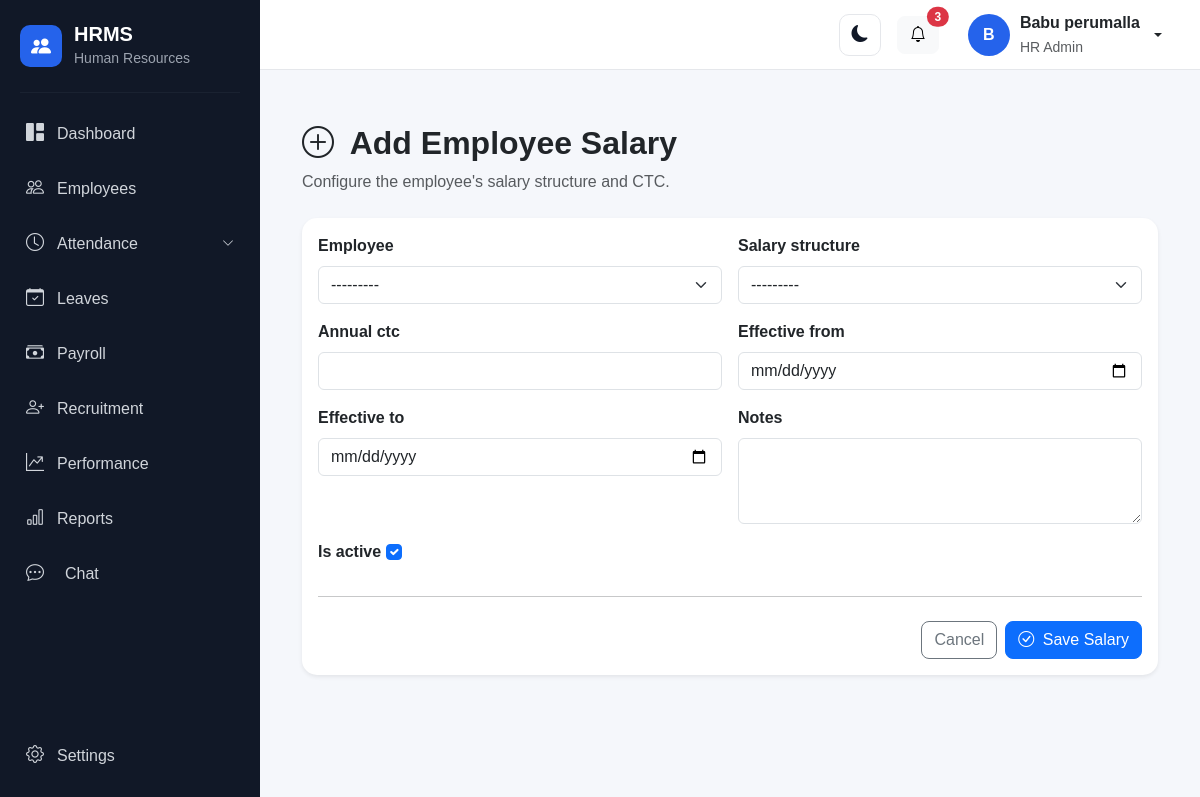
The page /payroll/salaries/add/ (signed in) on the database its author committed.
### account/models.py (models this page shows, shortened)
class User(AbstractUser):
    class Role(models.TextChoices):
        SUPER_ADMIN = "SUPER_ADMIN", "Super Admin"
        HR_ADMIN = "HR_ADMIN", "HR Admin"
        MANAGER = "MANAGER", "Manager"
        EMPLOYEE = "EMPLOYEE", "Employee"
        RECRUITER = "RECRUITER", "Recruiter"
        PAYROLL_ADMIN = "PAYROLL_ADMIN", "Payroll Admin"
    objects = HRMSUserManager()
    role = models.CharField(
        max_length=30,
        choices=Role.choices,
        default=Role.EMPLOYEE,
    )
    phone = models.CharField(
        max_length=15,
        blank=True,
        null=True,
    )
    profile_picture = models.ImageField(
        upload_to="profile_pictures/",
        blank=True,
        null=True,
    )
    must_change_password = models.BooleanField(
        default=False,
        help_text="If enabled, the user must change their password after logging in.",
    )

### employees/models.py (models this page shows)
class Employee(models.Model):
    class Role(models.TextChoices):
        EMPLOYEE = "EMPLOYEE", "Employee"
        MANAGER = "MANAGER", "Manager"
        HR_ADMIN = "HR_ADMIN", "HR Admin"
        SUPER_ADMIN = "SUPER_ADMIN", "Super Admin"
    class Gender(models.TextChoices):
        MALE = "MALE", "Male"
        FEMALE = "FEMALE", "Female"
        OTHER = "OTHER", "Other"
    class EmploymentType(models.TextChoices):
        FULL_TIME = "FULL_TIME", "Full Time"
        PART_TIME = "PART_TIME", "Part Time"
        CONTRACT = "CONTRACT", "Contract"
        INTERN = "INTERN", "Intern"
    class EmploymentStatus(models.TextChoices):
        ACTIVE = "ACTIVE", "Active"
        BENCH = "BENCH", "Bench"
        ON_LEAVE = "ON_LEAVE", "On Leave"
        RESIGNED = "RESIGNED", "Resigned"
        TERMINATED = "TERMINATED", "Terminated"
        RETIRED = "RETIRED", "Retired"
    class WorkArrangement(models.TextChoices):
        ONSITE = "ONSITE", "Onsite"
        REMOTE = "REMOTE", "Remote"
        HYBRID = "HYBRID", "Hybrid"
        CLIENT_SITE = "CLIENT_SITE", "Client Site"
    user = models.OneToOneField(
        settings.AUTH_USER_MODEL,
        on_delete=models.SET_NULL,
        null=True,
        blank=True,
        related_name="employee_profile",
    )
    role = models.CharField(
        max_length=20,
        choices=Role.choices,
        default=Role.EMPLOYEE,
    )
    work_arrangement = models.CharField(
        max_length=20,
        choices=WorkArrangement.choices,
        default=WorkArrangement.ONSITE,
    )
    employee_id = models.CharField(
        max_length=20,
        unique=True,
    )
    first_name = models.CharField(
        max_length=100,
    )
    middle_name = models.CharField(
        max_length=100,
        blank=True,
    )
    last_name = models.CharField(
        max_length=100,
    )
    date_of_birth = models.DateField(
        null=True,
        blank=True,
    )
    gender = models.CharField(
        max_length=20,
        choices=Gender.choices,
        blank=True,
    )
    email = models.EmailField(
        blank=True,
    )
    phone = models.CharField(
        max_length=20,
        blank=True,
    )
    alternate_phone = models.CharField(
        max_length=20,
        blank=True,
    )
    address = models.TextField(
        blank=True,
    )
    city = models.CharField(
        max_length=100,
        blank=True,
    )
    state = models.CharField(
        max_length=100,
        blank=True,
    )
    country = models.CharField(
        max_length=100,
        default="India",
    )
    postal_code = models.CharField(
        max_length=20,
        blank=True,
    )
    company = models.ForeignKey(
        "organization.Company",
        on_delete=models.PROTECT,
        related_name="employees",
        null=True,
        blank=True
    )
    department = models.ForeignKey(
        "organization.Department",
        on_delete=models.PROTECT,
        related_name="employees",
        null=True,
        blank=True,
    )
    designation = models.ForeignKey(
        "organization.Designation",
        on_delete=models.PROTECT,
        related_name="employees",
        null=True,
        blank=True,
    )
    branch = models.ForeignKey(
        "organization.Branch",
        on_delete=models.PROTECT,
        related_name="employees",
        null=True,
        blank=True,
    )
    work_location = models.ForeignKey(
        "organization.WorkLocation",
        on_delete=models.PROTECT,
        related_name="employees",
        null=True,
        blank=True,
    )
    employment_type = models.CharField(
        max_length=20,
        choices=EmploymentType.choices,
        default=EmploymentType.FULL_TIME,
    )
    employment_status = models.CharField(
        max_length=20,
        choices=EmploymentStatus.choices,
        default=EmploymentStatus.ACTIVE,
    )
    joining_date = models.DateField()
    confirmation_date = models.DateField(
        null=True,
        blank=True,
    )
    resignation_date = models.DateField(
        null=True,
        blank=True,
    )
    termination_date = models.DateField(
        null=True,
        blank=True,
    )
    reporting_manager = models.ForeignKey(
        "self",
        on_delete=models.SET_NULL,
        null=True,
        blank=True,
        related_name="team_members",
    )
    profile_photo = models.ImageField(
        upload_to="employees/profile/",
        blank=True,
        null=True,
    )
    created_at = models.DateTimeField(
        auto_now_add=True,
    )
    updated_at = models.DateTimeField(
        auto_now=True,
    )
    class Meta:
        ordering = ["first_name", "last_name"]
    def __str__(self):
        return f"{self.employee_id} - {self.get_full_name()}"
    def get_full_name(self):
        return " ".join(
            filter(
                None,
                [
                    self.first_name,
                    self.middle_name,
                    self.last_name,
                ],
            )
        )

### payroll/views.py (the view)
# urls.py: path("salaries/add/", views.salary_create, name="salary_create"),
@login_required
def salary_create(request):
    current_employee = require_salary_assignment(request)
    if not current_employee:
        return HttpResponseForbidden(
            "Only HR Admin or Super Admin can assign salary within their permitted employee scope."
        )
    if request.method == "POST":
        form = EmployeeSalaryForm(
            request.POST,
            request_user=request.user,
        )
        if form.is_valid():
            employee = form.cleaned_data["employee"]
            accessible_employees = get_accessible_employees(request)
            if not accessible_employees.filter(
                pk=employee.pk
            ).exists():
                return HttpResponseForbidden(
                    "You cannot assign salary to this employee."
                )
            salary = form.save(
                commit=False
            )
            salary.created_by = request.user
            salary.save()
            messages.success(
                request,
                f"Salary assigned successfully to {employee.get_full_name()}."
            )
            return redirect(
                "payroll:salary_detail",
                pk=salary.pk,
            )
    else:
        form = EmployeeSalaryForm(
            request_user=request.user,
        )
        form.fields["employee"].queryset = (
            get_accessible_employees(request)
        )
    return render(
        request,
        "payroll/salary_form.html",
        {
            "form": form,
            "title": "Assign Employee Salary",
            "button_text": "Save Salary",
        },
    )

### templates/payroll/salary_form.html (shortened to what this page needs)
{% extends "base.html" %}
{% block content %}
<div class="container-fluid py-4">
    <div class="mb-4">
        <h2 class="fw-bold">
            {% if object %}
                <i class="bi bi-pencil-square me-2"></i>
                Edit Employee Salary
            {% else %}
                <i class="bi bi-plus-circle me-2"></i>
                Add Employee Salary
            {% endif %}
        </h2>
        <p class="text-muted">
            Configure the employee's salary structure and CTC.
        </p>
    </div>
    <div class="card border-0 shadow-sm">
        <div class="card-body">
            <form method="post">
                <div class="row g-3">
                    {% for field in form %}
                    <div class="col-md-6">
                        <label class="form-label fw-semibold">
                            {{ field.label }}
                        </label>
                        {{ field }}
                    </div>
                    {% endfor %}
                </div>
                <hr class="my-4">
                <div class="d-flex justify-content-end gap-2">
                    <a href="{% url 'payroll:salary_list' %}"
                       class="btn btn-outline-secondary">
                        Cancel
                    </a>
                    <button type="submit" class="btn btn-primary">
                        <i class="bi bi-check-circle me-1"></i>
                        Save Salary
                    </button>
                </div>
            </form>
        </div>
    </div>
</div>
{% endblock %}

### templates/base.html (shortened to what this page needs)
{% load static %}
<!DOCTYPE html>
<html lang="en">
<head>
    <link href="https://cdn.jsdelivr.net/npm/bootstrap@5.3.3/dist/css/bootstrap.min.css" rel="stylesheet">
    <link rel="stylesheet" href="https://cdn.jsdelivr.net/npm/bootstrap-icons@1.11.3/font/bootstrap-icons.min.css">
    <link rel="stylesheet" href="{% static 'css/style.css' %}">
</head>
<body>
    <div class="d-flex min-vh-100">
        <aside class="sidebar" id="sidebar">
            <div class="sidebar-brand">
                <div class="brand-icon">
                    <i class="bi bi-people-fill"></i>
                </div>
                <div>
                    <h5 class="mb-0">
                        HRMS
                    </h5>
                    <small>
                        Human Resources
                    </small>
                </div>
            </div>
            <hr>
            <nav class="sidebar-menu">
                <a href="{% url 'dashboard' %}" class="sidebar-link">
                    <i class="bi bi-grid-1x2-fill"></i>
                    <span>
                        Dashboard
                    </span>
                </a>
                <a href="{% url 'employee_list' %}" class="sidebar-link">
                    <i class="bi bi-people"></i>
                    <span>
                        Employees
                    </span>
                </a>
                <a class="sidebar-link" data-bs-toggle="collapse" href="#attendanceMenu"
                    role="button" aria-expanded="false" aria-controls="attendanceMenu">
                    <i class="bi bi-clock"></i>
                    <span class="flex-grow-1">
                        Attendance
                    </span>
                    <i class="bi bi-chevron-down organization-arrow"></i>
                </a>
                <a href="{% url 'leave_dashboard' %}" class="sidebar-link">
                    <i class="bi bi-calendar-check"></i>
                    <span>
                        Leaves
                    </span>
                </a>
                <a href="{% url 'payroll:payroll_dashboard' %}" class="sidebar-link">
                    <i class="bi bi-cash-stack"></i>
                    <span>
                        Payroll
                    </span>
                </a>
                {% if user.role == "HR_ADMIN" %}
                <a href="{% url 'recruitment:dashboard' %}" class="sidebar-link">
                    <i class="bi bi-person-plus"></i>
                    <span>
                        Recruitment
                    </span>
                </a>
                {% endif %}
                <a href="{% url 'performance:dashboard' %}" class="sidebar-link">
                    <i class="bi bi-graph-up-arrow"></i>
                    <span>
                        Performance
                    </span>
                </a>
                {% if user.role == "HR_ADMIN" or user.role == "SUPER_ADMIN" %}
                <a href="{% url 'reports:dashboard' %}" class="sidebar-link">
                    <i class="bi bi-bar-chart"></i>
                    <span>
                        Reports
                    </span>
                </a>
                {% endif %}
                <a href="{% url 'chat:home' %}"
                    class="sidebar-link {% if request.resolver_match.namespace == 'chat' %}active{% endif %}">
                    <i class="bi bi-chat-dots me-2"></i>
                    <span>Chat</span>
                </a>
            </nav>
            <div class="sidebar-bottom">
                <a href="{% url 'settings' %}" class="sidebar-link">
                    <i class="bi bi-gear"></i>
                    <span>
                        Settings
                    </span>
                </a>
            </div>
        </aside>
        <div class="main-wrapper">
            <nav class="top-navbar">
                <div class="ms-auto d-flex align-items-center gap-3">
                    <button type="button" class="btn theme-toggle" id="themeToggle" aria-label="Switch to dark mode"
                        title="Switch to dark mode">
                        <i class="bi bi-moon-fill" id="themeToggleIcon"></i>
                    </button>
                    <button type="button" class="btn btn-light position-relative">
                        <i class="bi bi-bell"></i>
                        <span class="position-absolute top-0 start-100 translate-middle badge rounded-pill bg-danger">
                            3
                        </span>
                    </button>
                    <div class="dropdown">
                        <button type="button" class="btn user-menu dropdown-toggle" data-bs-toggle="dropdown">
                            <div class="user-avatar overflow-hidden d-flex align-items-center justify-content-center"
                                 style="width:42px; height:42px; min-width:42px; border-radius:50%;">
                                {% if user.employee_profile.profile_photo %}
                                    <img src="{{ user.employee_profile.profile_photo.url }}"
                                         alt="{{ user.get_full_name|default:user.username }}"
                                         style="width:100%; height:100%; object-fit:cover; border-radius:50%;">
                                {% elif user.profile_picture %}
                                    <img src="{{ user.profile_picture.url }}"
                                         alt="{{ user.get_full_name|default:user.username }}"
                                         style="width:100%; height:100%; object-fit:cover; border-radius:50%;">
                                {% else %}
                                    {{ user.first_name|first|default:user.username|first|upper }}
                                {% endif %}
                            </div>
                            <div class="d-none d-md-block text-start">
                                <div class="fw-semibold">
                                    {{ user.get_full_name|default:user.username }}
                                </div>
                                <small class="text-muted">
                                    {{ user.get_role_display }}
                                </small>
                            </div>
                        </button>
                    </div>
                </div>
            </nav>
            <main class="content-area">
                {% block content %}
                {% endblock %}
            </main>
        </div>
    </div>
</body>
</html>

### rows shown on the page
User: first_name|first "B", get_full_name "Babu perumalla", role "HR Admin"
Employee: form "---------"

### other values the page prints
{{ field.label }} "Employee" "Salary structure" "Annual ctc" "Effective from" "Effective to" "Notes" "Is active"
